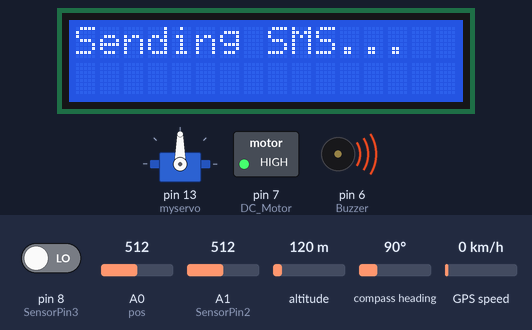
Simulated run of this sketch. Board: Arduino Uno, built with avr-gcc and run on an emulated ATmega328P. On the bench: 16×2 character LCD, servo, switched loads named in the sketch (green lamp = pin HIGH), buzzer (waves = sounding, pin HIGH). The test bench sets the inputs (shaded band); at power-on: A0 (pos) = 512, A1 (SensorPin2) = 512, pin 8 (SensorPin3) LOW, altitude 120 m, compass heading 90°, GPS speed 0 km/h. The GPS gets a fix after 3 s at 37.7749, -122.4194 with 8 satellites; what the sketch prints to the serial monitor is not drawn.

Above: at 1.57 s.
1.9 s: A0 (pos) set to 716
At 3.82 s:
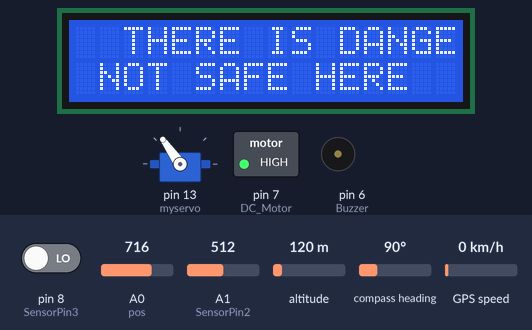
5.4 s: A0 (pos) set to 992
At 7.7 s:
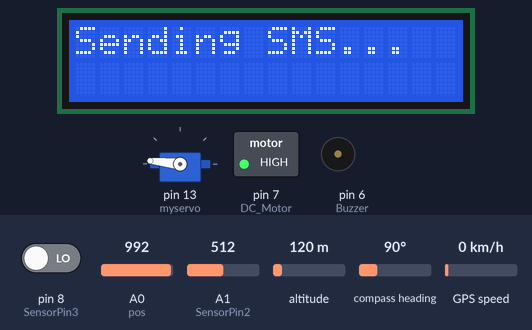
7.9 s: A0 (pos) set to 306
At 10.3 s:
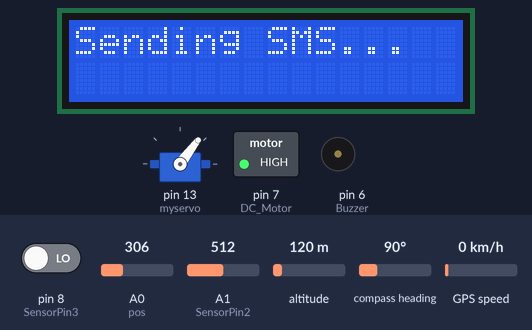
10.5 s: A0 (pos) set to 90
At 12.8 s:
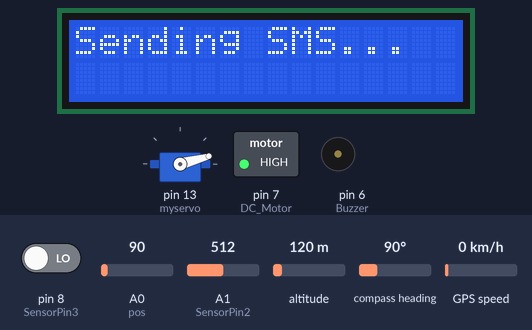
13.0 s: A1 (SensorPin2) set to 222
17.5 s: A1 (SensorPin2) set to 187
At 19.4 s:
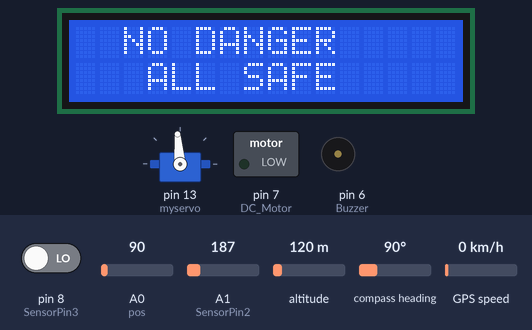
Timing chart, 0 to 20.9 s (numbered marks = the images above; inputs shaded):
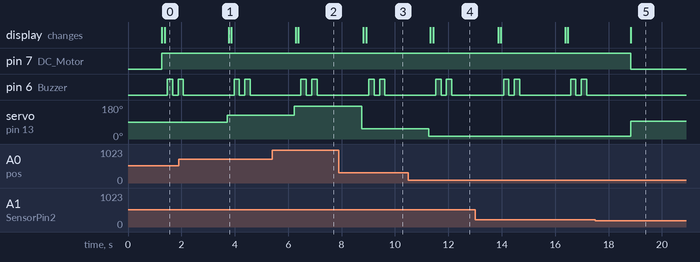

Measured:
- the behaviour switches between 205 and 204 on A1 (SensorPin2) (found by bisection; images 4 and 5)
- after the input at 1.9 s, servo on pin 13 (myservo): 90° → 125° after 1.8 s
- after the input at 5.4 s, servo on pin 13 (myservo): 125° → 174° after 0.82 s
- after the input at 7.9 s, servo on pin 13 (myservo): 174° → 53° after 0.86 s
- after the input at 10.5 s, servo on pin 13 (myservo): 53° → 15° after 0.77 s
- after the input at 17.5 s, pin 7 (DC_Motor): HIGH → LOW after 1.3 s; pin 6 (Buzzer): stops changing and stays LOW; servo on pin 13 (myservo): 15° → 95° after 1.3 s; the display: changes after 1.3 s (image 5)

The sketch:

Arduino_Code.ino
```cpp
#include<Servo.h>
Servo myservo;
int pos = 0;
int val;
#include <LiquidCrystal.h>
LiquidCrystal lcd(12, 11, 5, 4, 3, 2);
#include <SoftwareSerial.h>
SoftwareSerial mySerial(9, 10);
byte tx = 1;

#include <TinyGPS.h>
TinyGPS gps;  //Creates a new instance of the TinyGPS object

const int Buzzer = 6;
const int DC_Motor = 7;

int gasC_1 = 0; //set initial tempC 0 for all MQ 3
int smkC_1 = 0; //set initial tempC 0 for all MQ 2

const int SensorPin1 = A0; //danger input sensor pin
const int SensorPin2 = A1;
const int SensorPin3 = 8;

String textForSMS;
void setup()
{
  lcd.begin(16, 2);
  delay(100);
  pinMode(tx, OUTPUT);
  myservo.attach(13);
  pinMode(Buzzer, OUTPUT);
  pinMode(SensorPin1, INPUT);
  pinMode(SensorPin2, INPUT);
  pinMode(SensorPin3, INPUT);
  pinMode(Buzzer, OUTPUT);
  pinMode(DC_Motor, OUTPUT);

  mySerial.begin(9600);
  Serial.begin(9600); //Start the serial connection with the computer
}
void loop()
{
  int gasC_1 = analogRead(SensorPin1);
  int SmkC_1 = analogRead(SensorPin2);
  int vib_1  = digitalRead(SensorPin3);
  gasC_1 = analogRead(SensorPin1); //read the value from the LM35 sensor
  gasC_1 = (5.0 * gasC_1 * 100.0) / 1024.0; //convert the analog data to temperature
  smkC_1 = analogRead(SensorPin2); //read the value from the MQ 2 sensor
  smkC_1 = (5.0 * smkC_1 * 100.0) / 1024.0; //convert the analog data to temperature
  vib_1  = digitalRead(SensorPin3);
  delay(50);

  bool newData = false;
  unsigned long chars;
  unsigned short sentences, failed;

  // For one second we parse GPS data and report some key values
  for (unsigned long start = millis(); millis() - start < 1000;)
  {
    while (Serial.available())
    {
      char c = Serial.read();
      //Serial.print(c);
      if (gps.encode(c))
        newData = true;
    }
  }


  if (gasC_1 >= 100 || smkC_1 >= 100 || vib_1==1)
  {
    val = analogRead(pos);
    val = map(val, 0, 1023, 0, 180);
    myservo.write(val);
    delay(50);
    digitalWrite(DC_Motor, HIGH);

    lcd.clear();
    lcd.setCursor(0, 0);
    lcd.print("  THERE IS DANGER ");
    lcd.setCursor(0, 1);
    lcd.print(" NOT SAFE HERE ");
    delay(100);
    lcd.clear();
    lcd.print("Sending SMS...");
    delay(100);

    digitalWrite(Buzzer, HIGH);
    delay(200);
    digitalWrite(Buzzer, LOW);
    delay(200);
    digitalWrite(Buzzer, HIGH);
    delay(200);
    digitalWrite(Buzzer, LOW);
    delay(5);

    float flat, flon;
    unsigned long age;
    gps.f_get_position(&flat, &flon, &age);

    Serial.print("AT+CMGF=1\r");
    delay(100);
    Serial.print("AT+CMGS=\"+918269626889\"\r");
    Serial.print("DANGER ALERT! Please Be Informed that ACCIDENT has Occured!\r");
    Serial.print("Location Co-ordinates :-\r");

    Serial.print("Latitude = ");
    Serial.print(flat == TinyGPS::GPS_INVALID_F_ANGLE ? 0.0 : flat, 6);
    Serial.print(" Longitude = ");
    Serial.print(flon == TinyGPS::GPS_INVALID_F_ANGLE ? 0.0 : flon, 6);

    delay(200);
    Serial.println((char)26); // End AT command with a ^Z, ASCII code 26
    delay(200);
    Serial.println();
  }
  else
  {
    digitalWrite(DC_Motor, LOW);
    myservo.write(95);
    lcd.clear();
    lcd.setCursor(0, 0);
    lcd.print("  NO DANGER    ");
    lcd.setCursor(0, 1);
    lcd.print("   ALL SAFE   ");
  }
}
```
